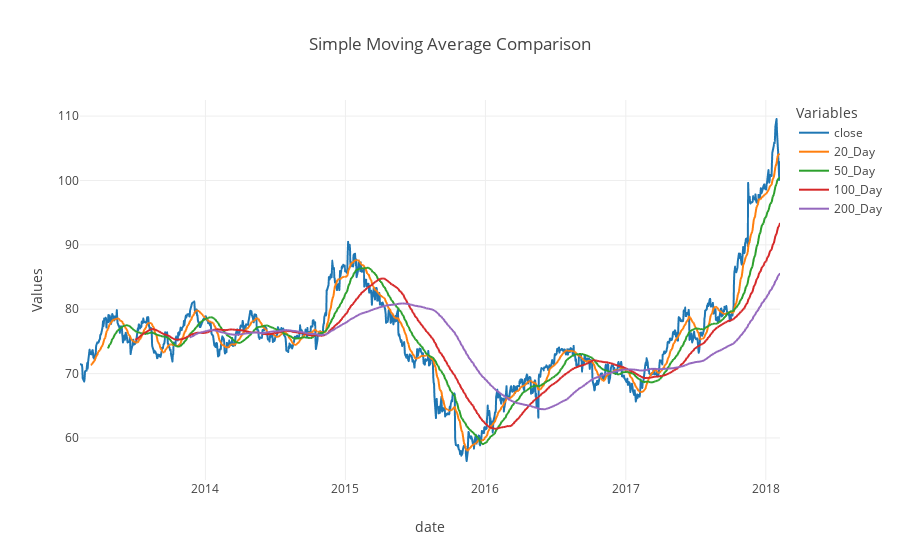

The notebook cell saved with this chart:
### Code cell
#graph melted df
ilinechart(melted, 'date', 'Values', groups='Variables', 
           title='Simple Moving Average Comparison')

### Figure 1 — Plotly figure (JSON) as saved in the notebook; plotly's stock layout.template omitted (floating-point values rounded to 4 significant figures; data arrays with more than 128 entries replaced by an {"elided": "..."} marker saying what was removed)
{"data": [{"hovertemplate": "Variables=close<br>date=%{x}<br>Values=%{y}<extra></extra>", "legendgroup": "close", "line": {"color": "#1F77B4", "dash": "solid"}, "mode": "lines", "name": "close", "showlegend": true, "type": "scattergl", "x": {"elided": "1259 str values"}, "xaxis": "x", "y": {"elided": "1259 float values"}, "yaxis": "y"}, {"hovertemplate": "Variables=20_Day<br>date=%{x}<br>Values=%{y}<extra></extra>", "legendgroup": "20_Day", "line": {"color": "#FF7F0E", "dash": "solid"}, "mode": "lines", "name": "20_Day", "showlegend": true, "type": "scattergl", "x": {"elided": "1259 str values"}, "xaxis": "x", "y": {"elided": "1259 float values"}, "yaxis": "y"}, {"hovertemplate": "Variables=50_Day<br>date=%{x}<br>Values=%{y}<extra></extra>", "legendgroup": "50_Day", "line": {"color": "#2CA02C", "dash": "solid"}, "mode": "lines", "name": "50_Day", "showlegend": true, "type": "scattergl", "x": {"elided": "1259 str values"}, "xaxis": "x", "y": {"elided": "1259 float values"}, "yaxis": "y"}, {"hovertemplate": "Variables=100_Day<br>date=%{x}<br>Values=%{y}<extra></extra>", "legendgroup": "100_Day", "line": {"color": "#D62728", "dash": "solid"}, "mode": "lines", "name": "100_Day", "showlegend": true, "type": "scattergl", "x": {"elided": "1259 str values"}, "xaxis": "x", "y": {"elided": "1259 float values"}, "yaxis": "y"}, {"hovertemplate": "Variables=200_Day<br>date=%{x}<br>Values=%{y}<extra></extra>", "legendgroup": "200_Day", "line": {"color": "#9467BD", "dash": "solid"}, "mode": "lines", "name": "200_Day", "showlegend": true, "type": "scattergl", "x": {"elided": "1259 str values"}, "xaxis": "x", "y": {"elided": "1259 float values"}, "yaxis": "y"}], "layout": {"legend": {"title": {"text": "Variables"}, "tracegroupgap": 0}, "title": {"text": "Simple Moving Average Comparison"}, "xaxis": {"anchor": "y", "domain": [0, 1], "title": {"text": "date"}}, "yaxis": {"anchor": "x", "domain": [0, 1], "title": {"text": "Values"}}}}
